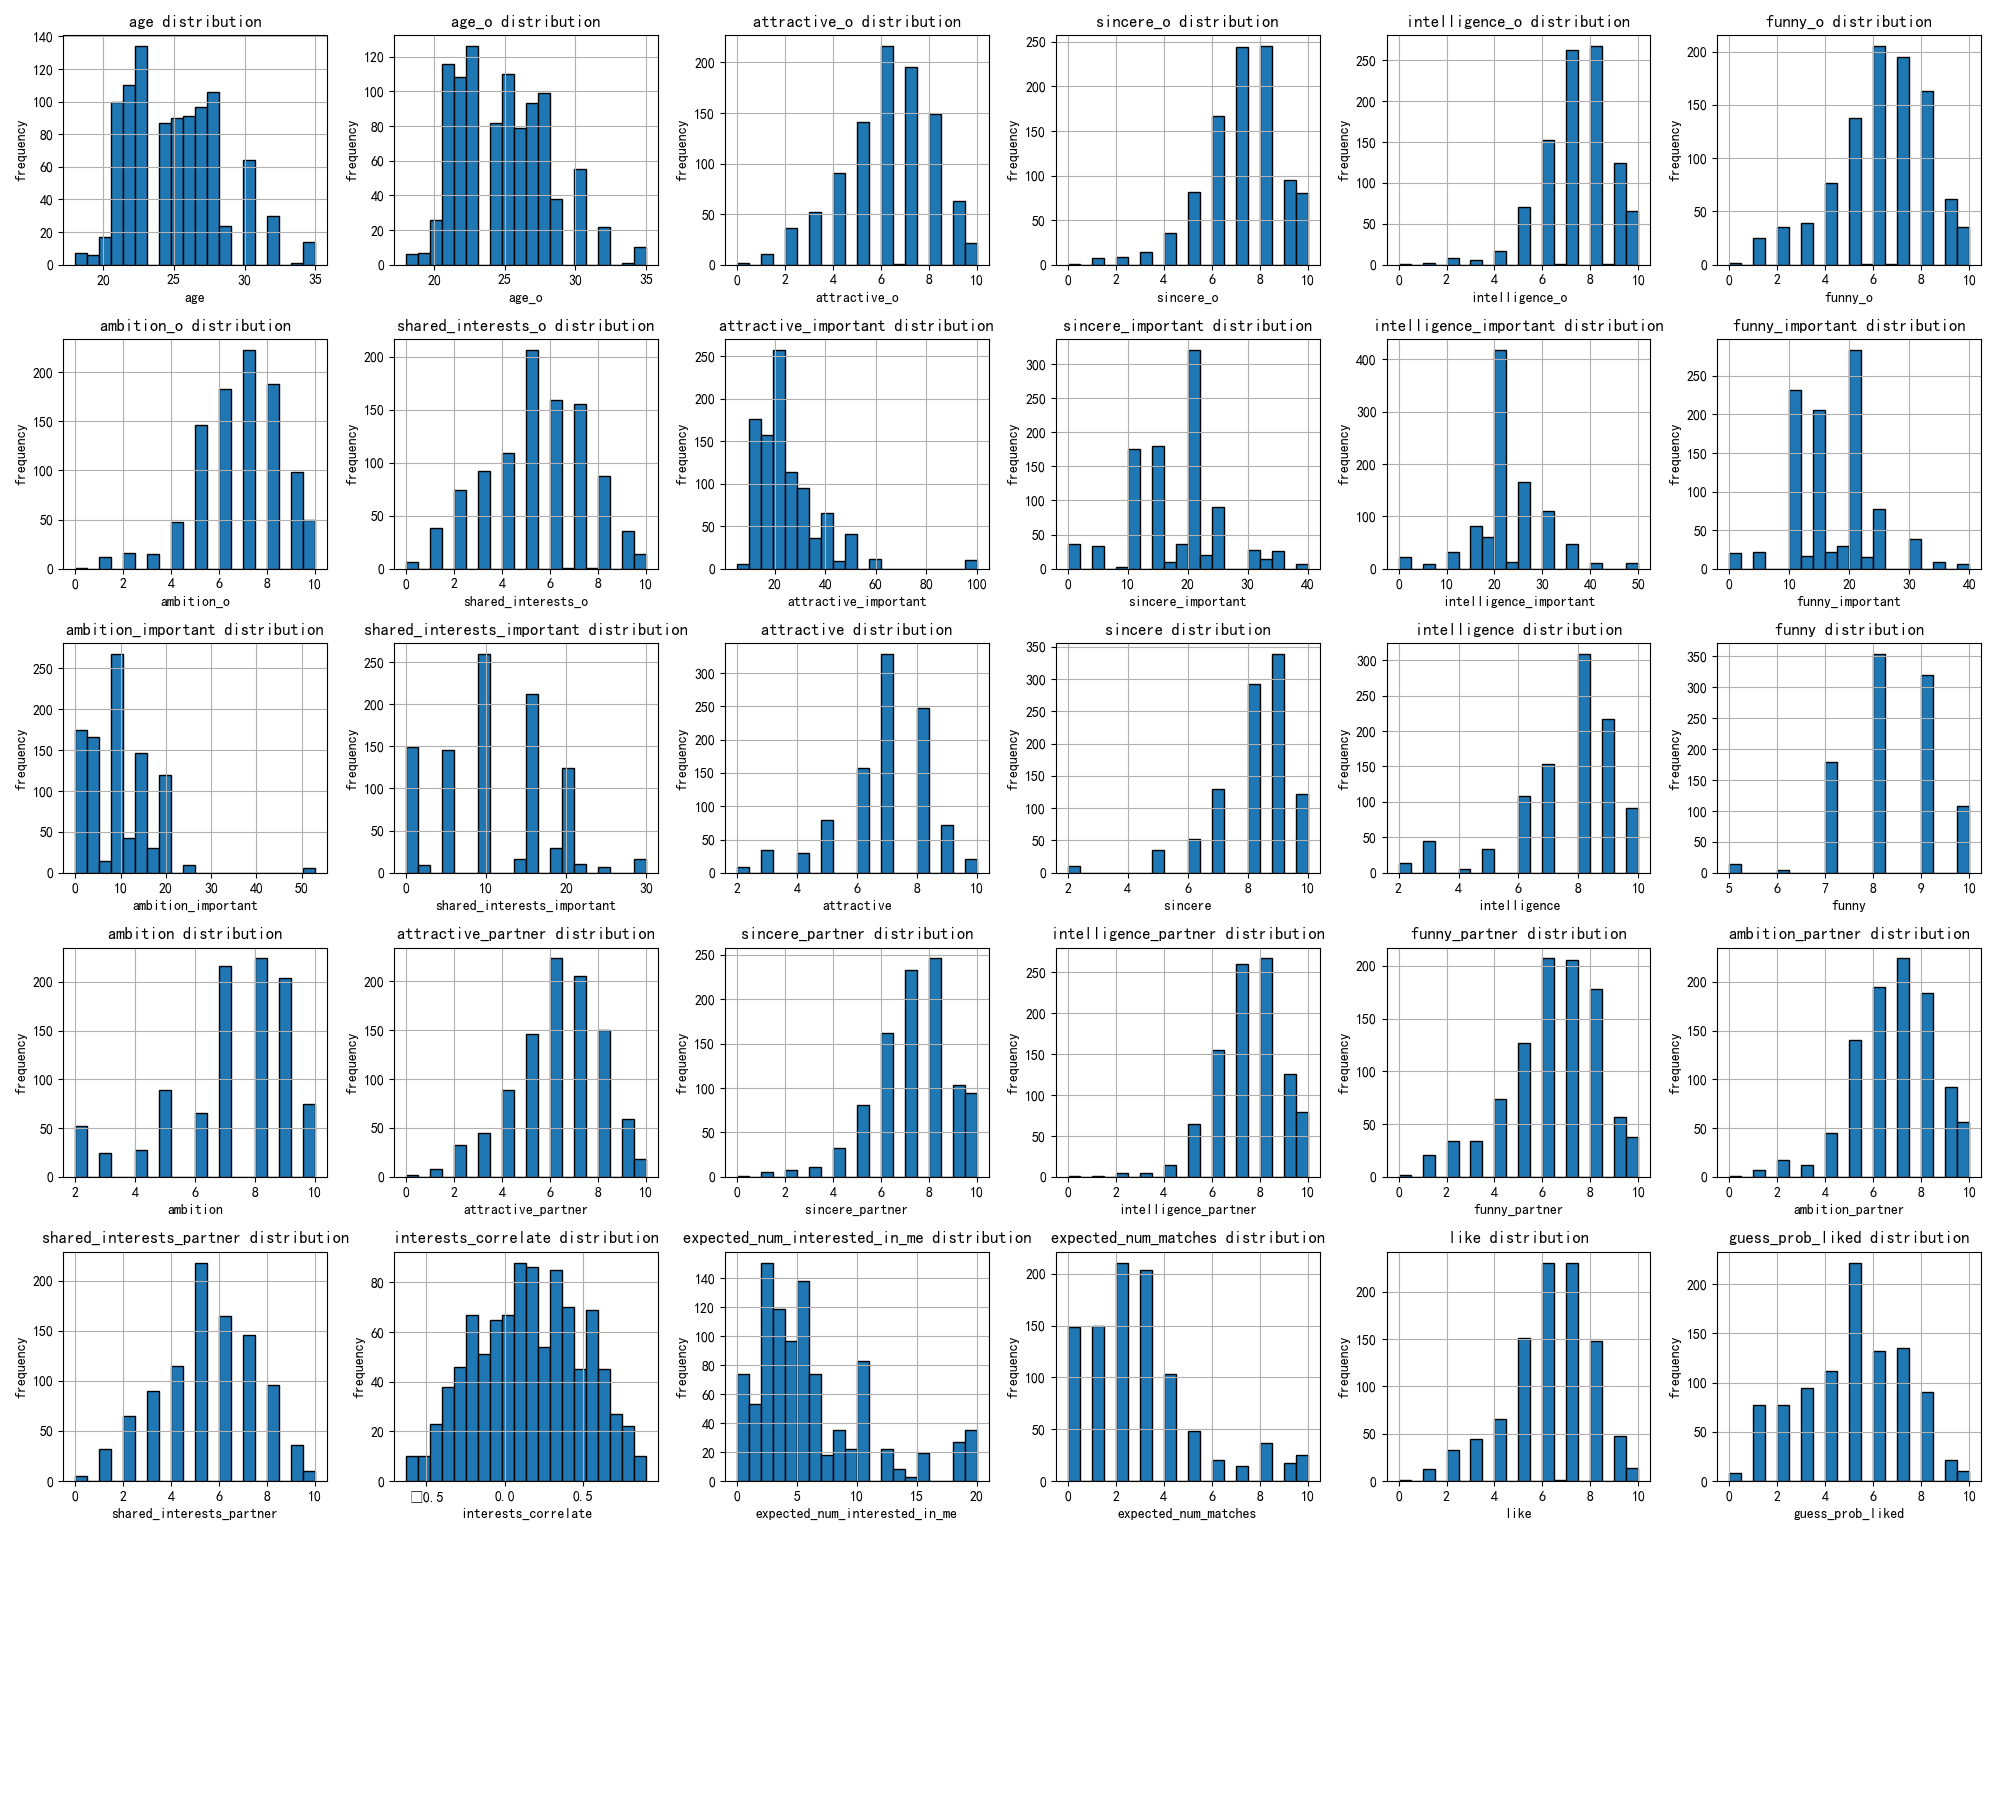

This chart was generated by the following Python code:
# 筛选数值变量（排除非数值类型列）
import numpy as np
import pandas as pd
from matplotlib import pyplot as plt

from extract_variables_column import var_names
from read_csv_data import df_clean

df = pd.read_csv('SpeedDating.csv', header=None)
# 添加列名
df.columns = var_names

numeric_cols = df.select_dtypes(include=[np.number]).columns.tolist()
# 描述性统计
desc_stats = df_clean[numeric_cols].describe()
print("数值变量描述性统计：")
print(desc_stats)

# 绘制直方图（每页显示6个图）
plt.rcParams['font.sans-serif'] = ['SimHei']  # 解决中文显示问题
fig, axes = plt.subplots(nrows=(len(numeric_cols)//6)+1, ncols=6, figsize=(20, 3*(len(numeric_cols)//6)+3))
axes = axes.flatten()

for i, col in enumerate(numeric_cols):
    if i < len(axes):
        df_clean[col].hist(ax=axes[i], bins=20, edgecolor='black')
        axes[i].set_title(f'{col} distribution')
        axes[i].set_xlabel(col)
        axes[i].set_ylabel('frequency')

# 隐藏多余子图
for i in range(len(numeric_cols), len(axes)):
    axes[i].set_visible(False)

plt.tight_layout()
plt.show()

plt.savefig('histogram.png')
